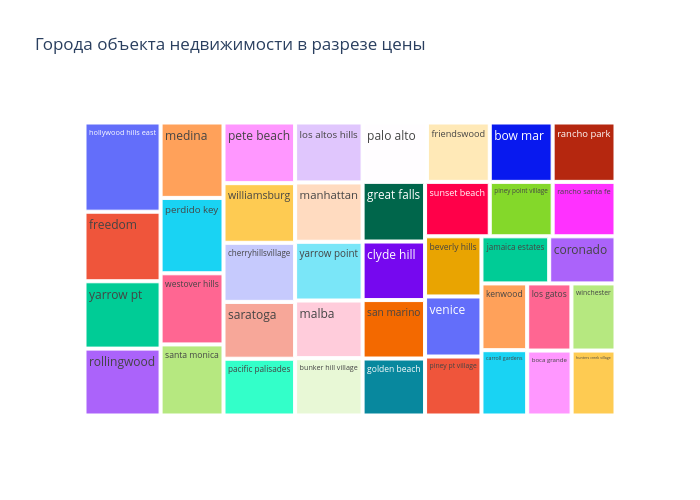

The code cell stored with this chart in its notebook:
### Markdown cell above
#### **Города объекта недвижимости в разрезе `target`**

### Code cell
# группируем
ranked_analysis_plot(data=house_df,
                     cat_col='city',
                     target='target',
                     title='Города объекта недвижимости в разрезе цены',
                     top=40)

### Figure 1 — Plotly figure (JSON) as saved in the notebook; plotly's stock layout.template omitted (floating-point values rounded to 4 significant figures; data arrays with more than 128 entries replaced by an {"elided": "..."} marker saying what was removed)
{"data": [{"branchvalues": "total", "domain": {"x": [0, 1], "y": [0, 1]}, "hovertemplate": "labels=%{label}<br>target=%{value}<br>parent=%{parent}<br>id=%{id}<extra></extra>", "ids": {"elided": "1910 str values"}, "labels": {"elided": "1910 str values"}, "name": "", "parents": {"elided": "1910 str values"}, "type": "treemap", "values": {"elided": "1910 int values"}}], "layout": {"height": 500, "legend": {"tracegroupgap": 0}, "title": {"text": "Города объекта недвижимости в разрезе цены"}, "width": 700}}
